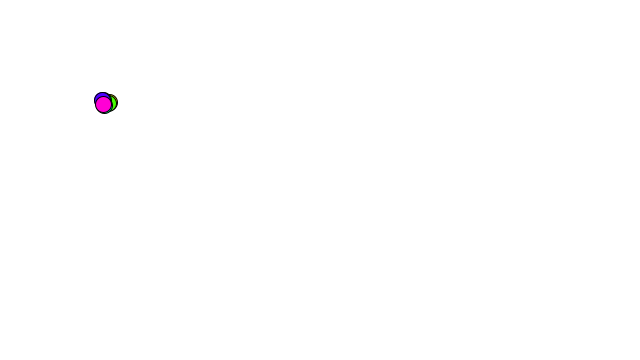
Frame 1 (no input)
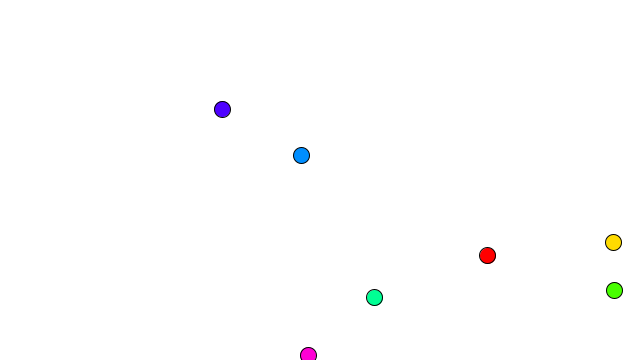
Frame 60 (the mouse pressed at the canvas centre just before this capture)
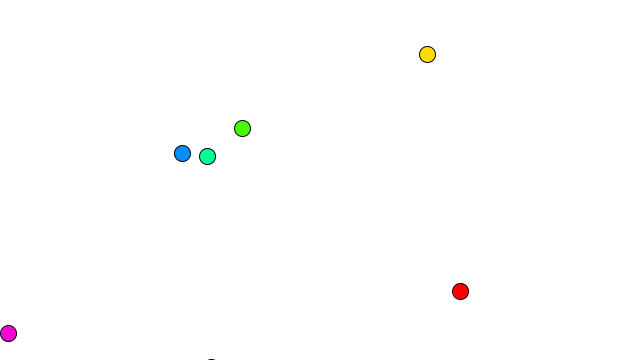
Frame 120 (the mouse held since frame 60 and released just before this capture)

The Processing sketch that drew these frames (run headless with seeded random() and noise(); from frame 60 on, the mouse is pressed at the canvas centre):

// Processing sketch: processing_170801
// ── processing_170801.pde

//////////////////////////////////////////////////////////////
// example 1.2 バウンドするボール (Shiffman, p.30)（改変）
// ボールオブジェクトの導入
//////////////////////////////////////////////////////////////
/////大域変数宣言エリア
int N = 7;
Ball[] ball = new Ball[N];  //「ボールオブジェクト」ballの宣言
/////セットアップ
void setup(){
  size(640,360);
  colorMode(HSB);
  for(int i = 0; i < N; i++){
    ball[i] = new Ball(100, 100, random(10), random(10), (float)i/N*256); //ballオブジェクト生成
  }
}
/////メインループ
void draw(){
  background(255);         //背景は白色
  for(int i = 0; i < N; i++){
    ball[i].update();           //状態の更新
    ball[i].checkBound();       //端でバウンドさせる
    ball[i].display();          //表示させる
  }
}
//////////////////////////////////
/////クラス定義エリア/////
class Ball{  //「ボールクラス」の定義
  PVector location;  //位置オブジェクト宣言
  PVector velocity;  //速度オブジェクト宣言
  float c_b;
  Ball(float x0, float y0, float vx0, float vy0 ,float c0){  //コンストラクタ
    location = new PVector(x0,y0);   //位置オブジェクト生成
    velocity = new PVector(vx0,vy0); //速度オブジェクト生成
    c_b = c0;
  }
  void update(){  //状態の更新
    location.add(velocity);  //位置に速度を加算
  }
  void checkBound(){  //端でバウンドさせる
    if((location.x > width)||(location.x < 0)){
      velocity.x *= -1;  //速度のx成分の符号を変える
    }
    if((location.y > height)||(location.y < 0)){
      velocity.y *= -1;  //速度のy成分の符号を変える
    }
  }
  void display(){  //ボールの描画
    stroke(0);               //ボールの縁の色は黒色
    fill(c_b,255,255);               //ボールの色は灰色
    ellipse(location.x, location.y, 16, 16);  //ボールの描画
  }
  void set(float x0, float y0, float vx0, float vy0){  //位置と速度をセット
    //位置のセット
    location.x = x0;
    location.y = y0;
    //速度のセット    
    velocity.x = vx0;
    velocity.y = vy0;
  }
}
/////関数定義エリア/////
void mousePressed(){    //マウスボタンが押されたら呼び出される関数
  for(int i = 0; i < N; i++){
    ball[i].set(mouseX,mouseY,random(-10,10),random(-10,10));
  }
}
///// EOF
